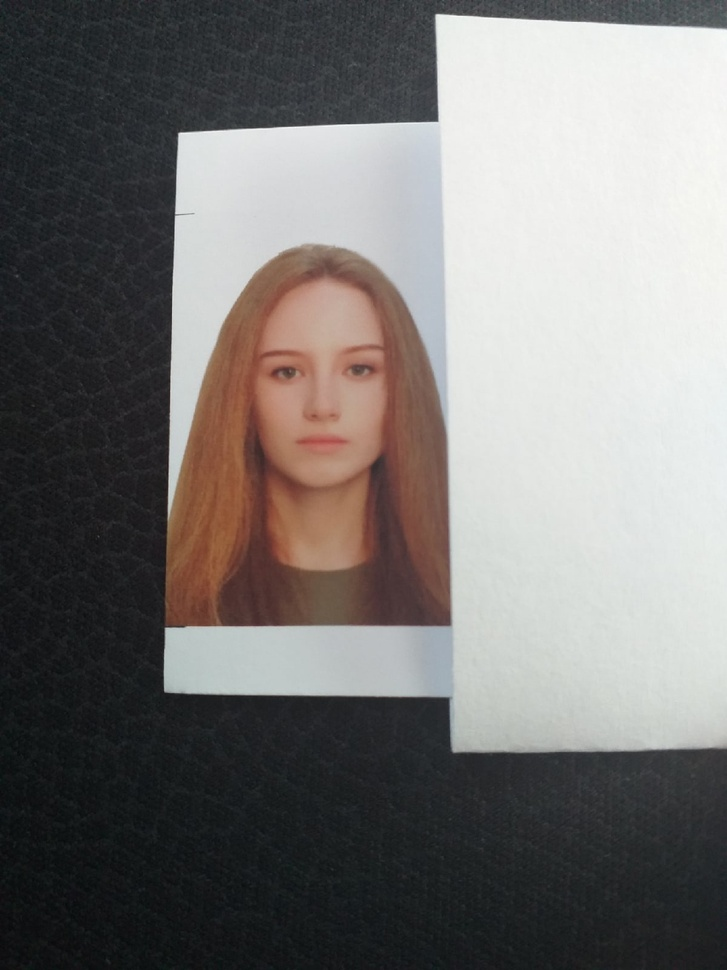
#> input picture Resources/Photos/masha9.jpg, 727 x 970 px, shrunk from 1200 x 1600 before the run, found by its file name
$ python split.py
#> lines starting #> are read from the running program, lines starting #| are printed output that depends on the picture
import cv2 as cv
import matplotlib.pyplot as plt
import numpy as np

img = cv.imread('Resources\Photos\masha9.jpg')
#> img is the input picture: shape (970, 727, 3); mean B, G, R 115, 116.6, 119.4

blank = np.zeros(img.shape[:2], dtype='uint8')

b,r,g = cv.split(img)
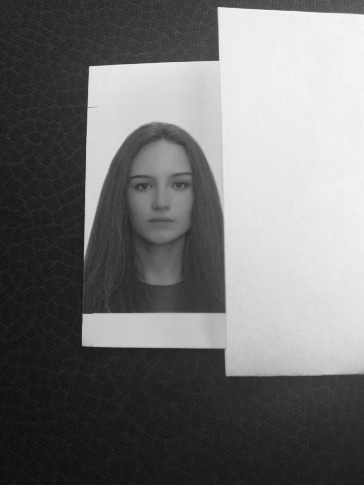
#> b: shape (970, 727) (shown at 1/2 size); min 11, max 254, mean 115
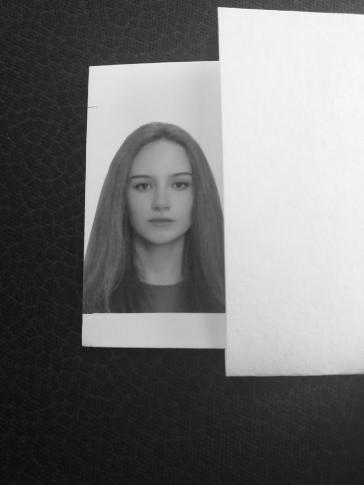
#> r: shape (970, 727) (shown at 1/2 size); min 9, max 252, mean 116.6
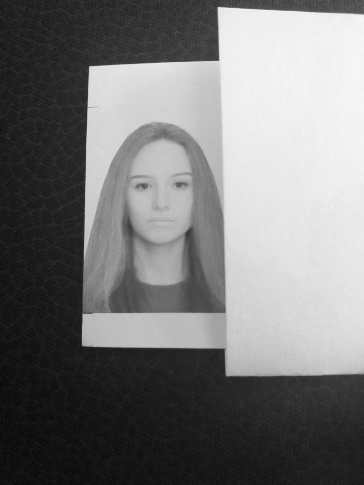
#> g: shape (970, 727) (shown at 1/2 size); min 6, max 251, mean 119.4

blue = cv.merge([b, blank, blank])
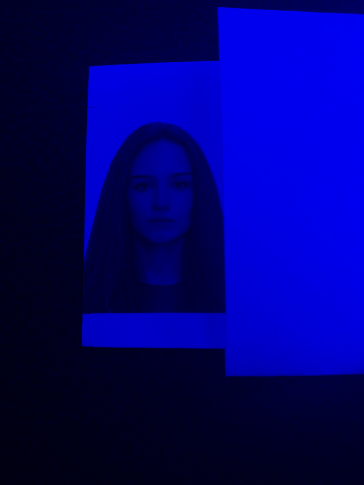
#> blue: shape (970, 727, 3) (shown at 1/2 size); mean of channels 0, 1, 2 115, 0, 0; drawn as B, G, R
green = cv.merge([blank, g, blank])
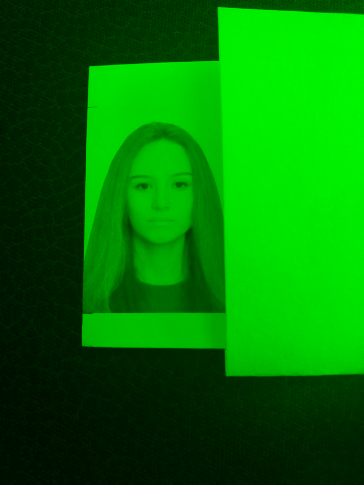
#> green: shape (970, 727, 3) (shown at 1/2 size); mean of channels 0, 1, 2 0, 119.4, 0; drawn as B, G, R
red = cv.merge([blank, blank, r])
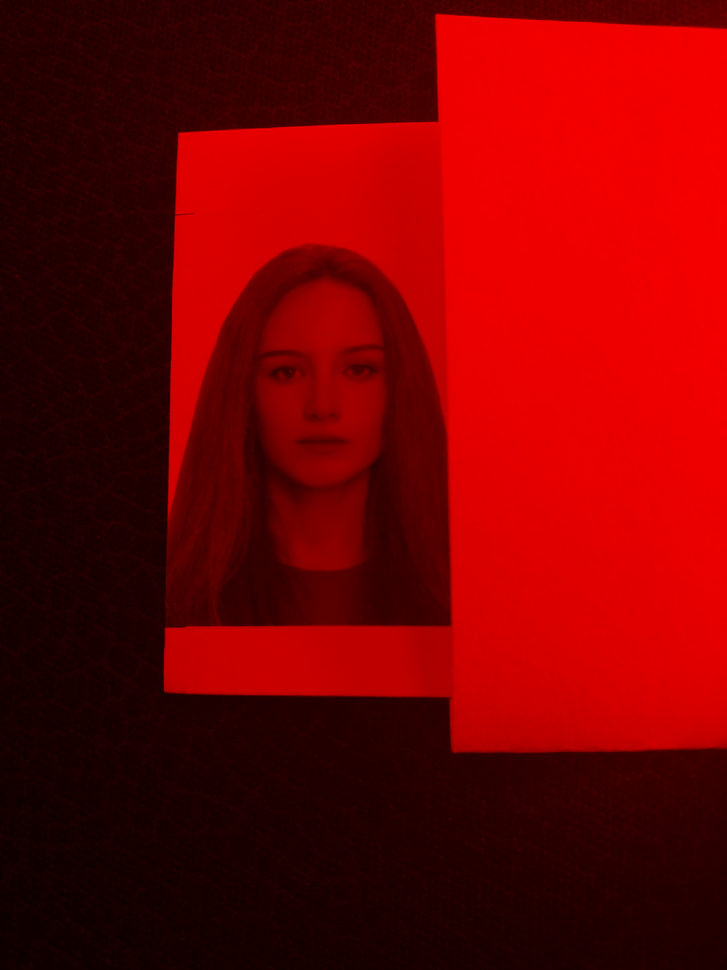
#> red: shape (970, 727, 3); mean of channels 0, 1, 2 0, 0, 116.6; drawn as B, G, R

cv.imshow('r', r)
cv.imshow('b', b)
cv.imshow('g', g)
cv.imshow('blue', blue)
cv.imshow('green', green)
cv.imshow('red', red)

cv.waitKey(0)
# python split.py

$ run again, with Resources/Photos/masha2.jpg copied over Resources/Photos/masha9.jpg
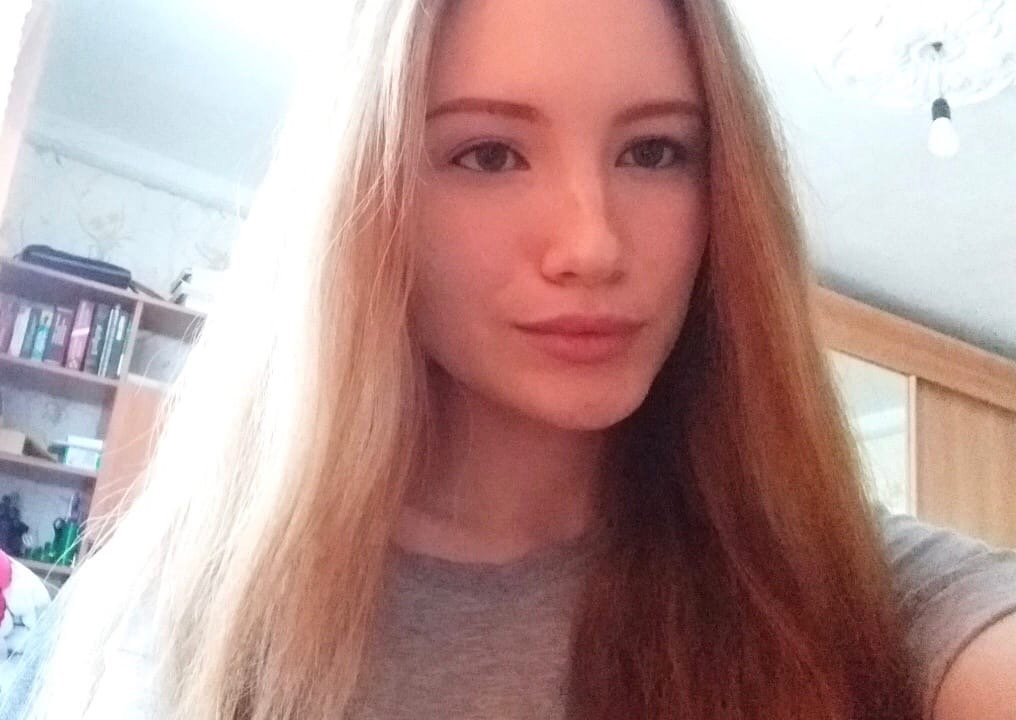
#> input picture Resources/Photos/masha2.jpg, 1016 x 720 px, found by its file name
#> img is the input picture: shape (720, 1016, 3); mean B, G, R 148.5, 151.5, 182
#> `green = cv.merge([blank, g, blank])`:
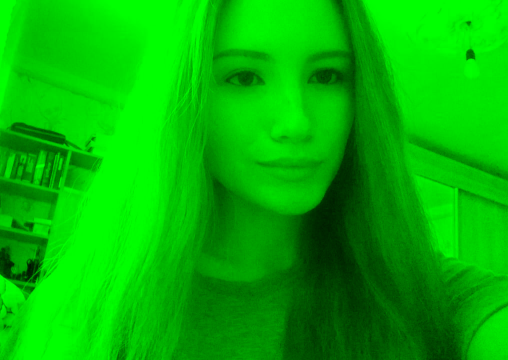
#> green: shape (720, 1016, 3) (shown at 1/2 size); mean of channels 0, 1, 2 0, 182, 0; drawn as B, G, R
#> `red = cv.merge([blank, blank, r])`:
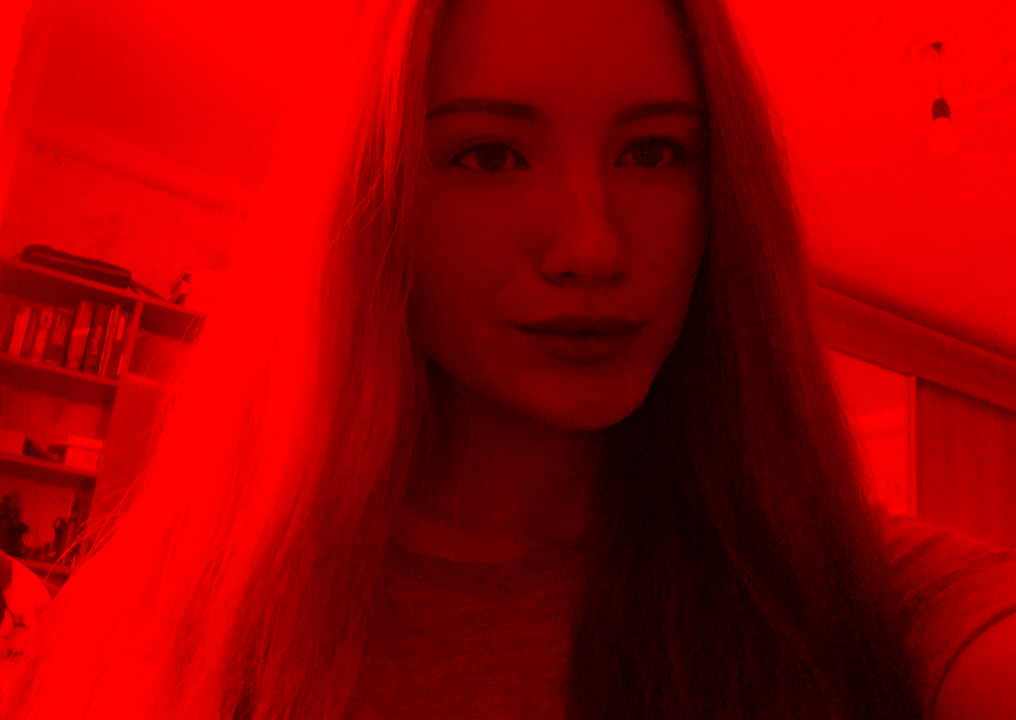
#> red: shape (720, 1016, 3); mean of channels 0, 1, 2 0, 0, 151.5; drawn as B, G, R

$ run again, with Resources/Photos/masha3.jpg copied over Resources/Photos/masha9.jpg
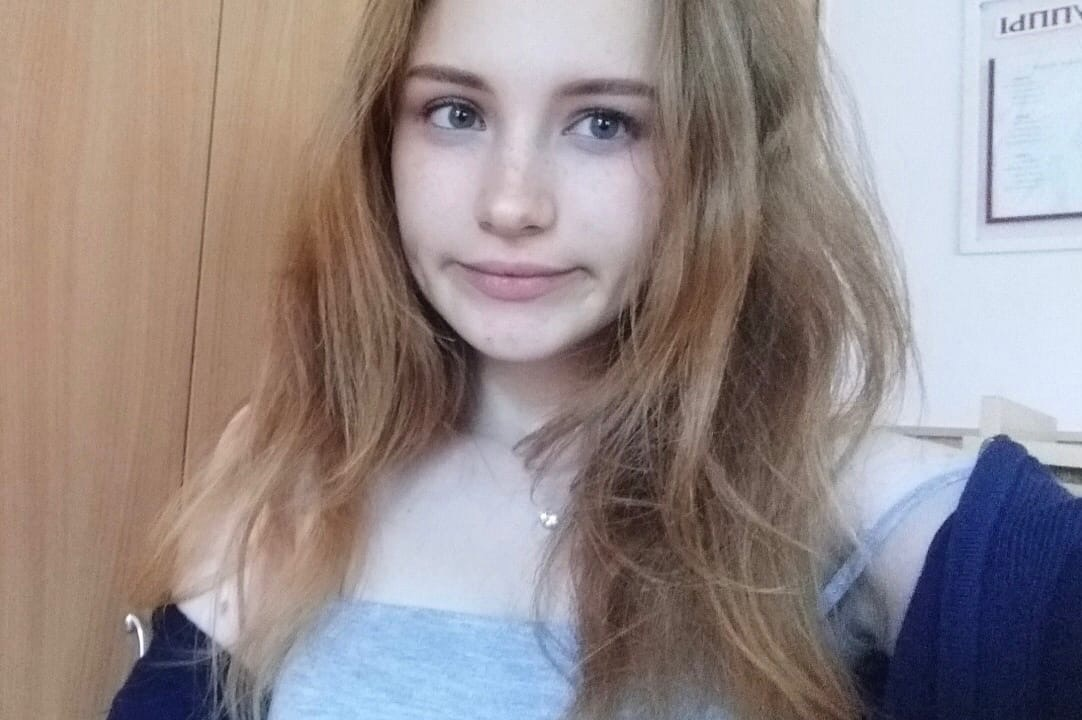
#> input picture Resources/Photos/masha3.jpg, 1082 x 720 px, found by its file name
#> img is the input picture: shape (720, 1082, 3); mean B, G, R 138.3, 138.2, 149.3
#> `green = cv.merge([blank, g, blank])`:
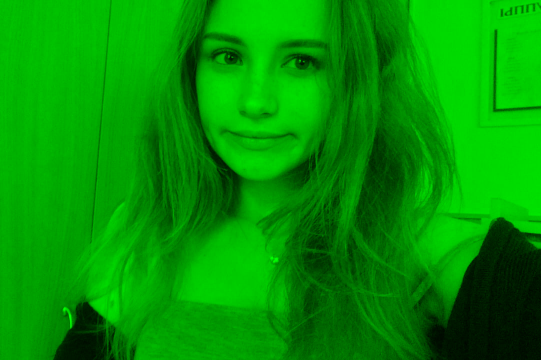
#> green: shape (720, 1082, 3) (shown at 1/2 size); mean of channels 0, 1, 2 0, 149.3, 0; drawn as B, G, R
#> `red = cv.merge([blank, blank, r])`:
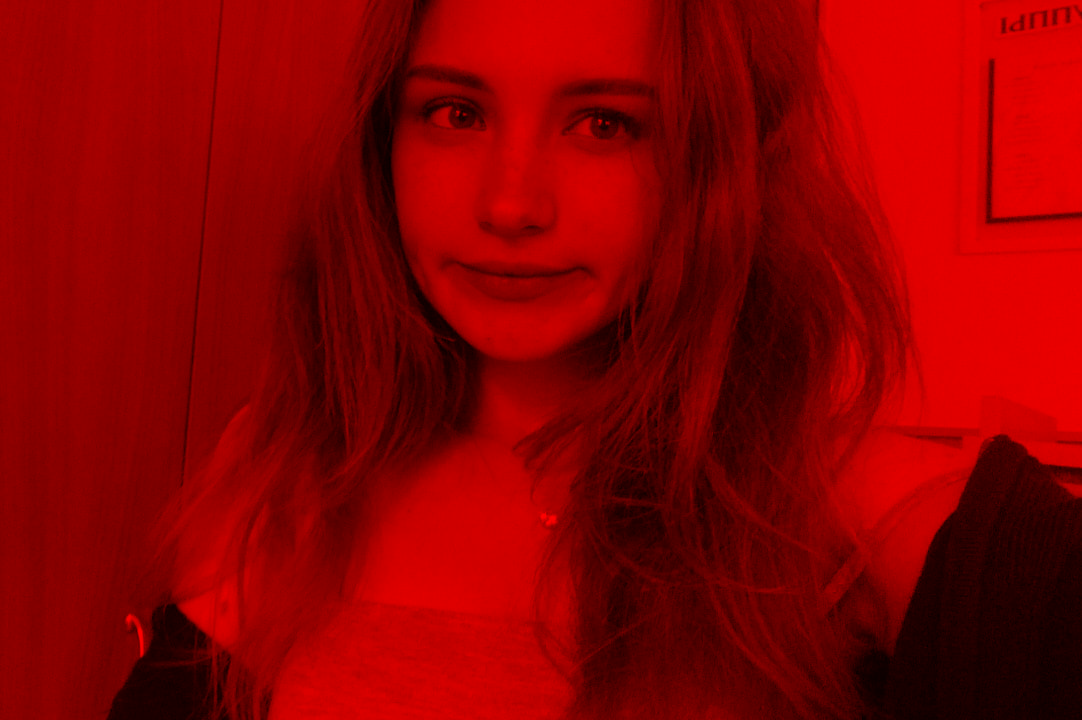
#> red: shape (720, 1082, 3); mean of channels 0, 1, 2 0, 0, 138.2; drawn as B, G, R
